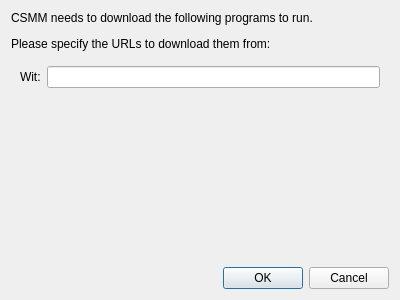
<?xml version="1.0" encoding="UTF-8"?>
<ui version="4.0">
 <class>DownloadCLIDialog</class>
 <widget class="QDialog" name="DownloadCLIDialog">
  <property name="windowModality">
   <enum>Qt::ApplicationModal</enum>
  </property>
  <property name="geometry">
   <rect>
    <x>0</x>
    <y>0</y>
    <width>400</width>
    <height>300</height>
   </rect>
  </property>
  <property name="windowTitle">
   <string>Download CLI Programs</string>
  </property>
  <layout class="QVBoxLayout" name="verticalLayout">
   <item>
    <widget class="QLabel" name="label">
     <property name="text">
      <string>&lt;html&gt;&lt;head/&gt;&lt;body&gt;&lt;p&gt;CSMM needs to download the following programs to run.&lt;/p&gt;&lt;p&gt;Please specify the URLs to download them from:&lt;/p&gt;&lt;/body&gt;&lt;/html&gt;</string>
     </property>
    </widget>
   </item>
   <item>
    <widget class="QWidget" name="widget" native="true">
     <property name="sizePolicy">
      <sizepolicy hsizetype="Preferred" vsizetype="Preferred">
       <horstretch>0</horstretch>
       <verstretch>0</verstretch>
      </sizepolicy>
     </property>
     <layout class="QGridLayout" name="gridLayout">
      <item row="0" column="0">
       <widget class="QLabel" name="label_2">
        <property name="text">
         <string>Wit:</string>
        </property>
       </widget>
      </item>
      <item row="0" column="1">
       <widget class="QLineEdit" name="witURL">
        <property name="sizePolicy">
         <sizepolicy hsizetype="Expanding" vsizetype="Fixed">
          <horstretch>0</horstretch>
          <verstretch>0</verstretch>
         </sizepolicy>
        </property>
       </widget>
      </item>
     </layout>
    </widget>
   </item>
   <item>
    <spacer name="verticalSpacer">
     <property name="orientation">
      <enum>Qt::Vertical</enum>
     </property>
     <property name="sizeHint" stdset="0">
      <size>
       <width>20</width>
       <height>40</height>
      </size>
     </property>
    </spacer>
   </item>
   <item>
    <widget class="QDialogButtonBox" name="buttonBox">
     <property name="orientation">
      <enum>Qt::Horizontal</enum>
     </property>
     <property name="standardButtons">
      <set>QDialogButtonBox::Cancel|QDialogButtonBox::Ok</set>
     </property>
    </widget>
   </item>
  </layout>
 </widget>
 <resources/>
 <connections>
  <connection>
   <sender>buttonBox</sender>
   <signal>accepted()</signal>
   <receiver>DownloadCLIDialog</receiver>
   <slot>accept()</slot>
   <hints>
    <hint type="sourcelabel">
     <x>248</x>
     <y>254</y>
    </hint>
    <hint type="destinationlabel">
     <x>157</x>
     <y>274</y>
    </hint>
   </hints>
  </connection>
  <connection>
   <sender>buttonBox</sender>
   <signal>rejected()</signal>
   <receiver>DownloadCLIDialog</receiver>
   <slot>reject()</slot>
   <hints>
    <hint type="sourcelabel">
     <x>316</x>
     <y>260</y>
    </hint>
    <hint type="destinationlabel">
     <x>286</x>
     <y>274</y>
    </hint>
   </hints>
  </connection>
 </connections>
</ui>
